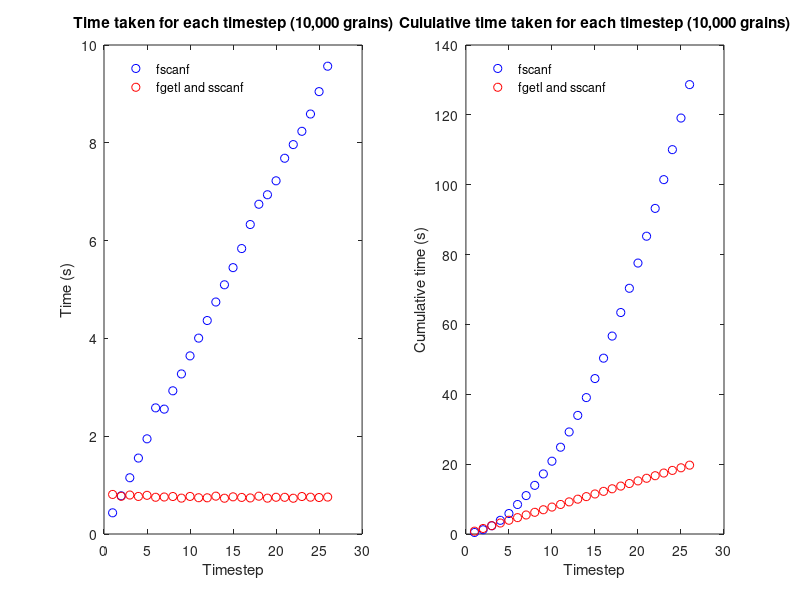

MATLAB code for this plot:
%% Script to analise read in speed of two versions of read_VPSC
clear;clc;close all;

% read_VPSC:        Uses loop of fgetl and sscanf to read in Eulers
% read_VPSC_old:    Uses fgetl loop to return pointer to correct position


% time taken to read an individual block for the old and new read_VPSC
new = [0.809148,0.771807,0.796950,0.768232,0.790912,0.751279,0.756557,0.766800,0.733605, ...
    0.768388,0.741968,0.740386,0.774137,0.731706,0.760248,0.748203,0.737556,0.773499, ...
    0.733017,0.751363,0.750588,0.731464,0.766767,0.752732,0.746390,0.755381];

old = [0.433511,0.780844,1.150376,1.552762,1.946433,2.579460,2.553688,2.928495,3.273509, ...
    3.642660,4.005739,4.365827,4.744245,5.096555,5.447208,5.837268,6.328803,6.743401, ...
    6.937615,7.222874,7.684128,7.963349,8.235077,8.588553,9.046859,9.566501];

% find the cumulative times
cumulOld = cumsum(old);
cumulNew = cumsum(new);

% create x axis array for number of blocks
nblocks = linspace(1,26,26);

%% Plots

subplot(1,2,1)
plot(nblocks,old,'bo')
hold on
plot(nblocks,new,'ro')
title('Time taken for each timestep (10,000 grains)')
xlabel('Timestep')
ylabel('Time (s)')
legend('fscanf','fgetl and sscanf','Location','northwest')
legend boxoff

subplot(1,2,2)
plot(nblocks,cumulOld,'bo')
hold on 
plot(nblocks,cumulNew,'ro')
title('Cululative time taken for each timestep (10,000 grains)')
xlabel('Timestep')
ylabel('Cumulative time (s)')
legend('fscanf','fgetl and sscanf','Location','northwest')
legend boxoff



